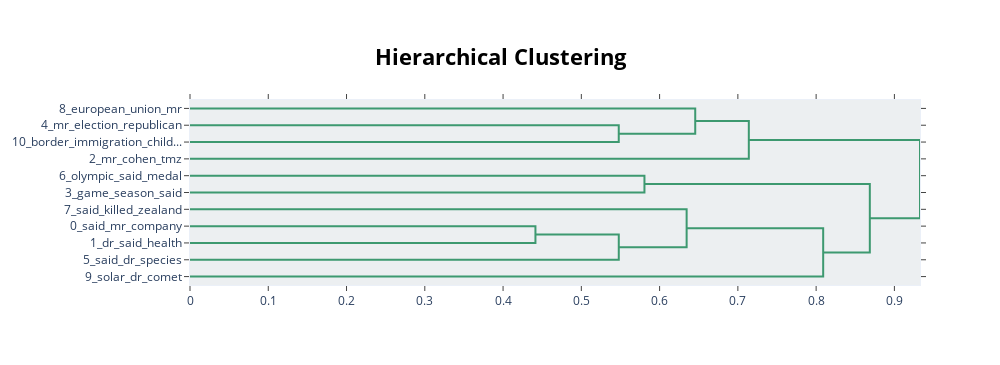

Notebook cell for this chart:
### Code cell
model.visualize_hierarchy()

### Figure 1 — Plotly figure (JSON) as saved in the notebook; plotly's stock layout.template omitted (floating-point values rounded to 4 significant figures)
{"data": [{"hoverinfo": "text", "marker": {"color": "rgb(61,153,112)"}, "mode": "lines", "type": "scatter", "x": [0, 0.5478, 0.5478, 0], "xaxis": "x", "y": [-15, -15, -25, -25], "yaxis": "y"}, {"hoverinfo": "text", "marker": {"color": "rgb(61,153,112)"}, "mode": "lines", "type": "scatter", "x": [0, 0.6455, 0.6455, 0.5478], "xaxis": "x", "y": [-5, -5, -20, -20], "yaxis": "y"}, {"hoverinfo": "text", "marker": {"color": "rgb(61,153,112)"}, "mode": "lines", "type": "scatter", "x": [0.6455, 0.714, 0.714, 0], "xaxis": "x", "y": [-12.5, -12.5, -35, -35], "yaxis": "y"}, {"hoverinfo": "text", "marker": {"color": "rgb(61,153,112)"}, "mode": "lines", "type": "scatter", "x": [0, 0.5806, 0.5806, 0], "xaxis": "x", "y": [-45, -45, -55, -55], "yaxis": "y"}, {"hoverinfo": "text", "marker": {"color": "rgb(61,153,112)"}, "mode": "lines", "type": "scatter", "x": [0, 0.4414, 0.4414, 0], "xaxis": "x", "y": [-75, -75, -85, -85], "yaxis": "y"}, {"hoverinfo": "text", "marker": {"color": "rgb(61,153,112)"}, "mode": "lines", "type": "scatter", "x": [0.4414, 0.5479, 0.5479, 0], "xaxis": "x", "y": [-80, -80, -95, -95], "yaxis": "y"}, {"hoverinfo": "text", "marker": {"color": "rgb(61,153,112)"}, "mode": "lines", "type": "scatter", "x": [0, 0.6345, 0.6345, 0.5479], "xaxis": "x", "y": [-65, -65, -87.5, -87.5], "yaxis": "y"}, {"hoverinfo": "text", "marker": {"color": "rgb(61,153,112)"}, "mode": "lines", "type": "scatter", "x": [0.6345, 0.809, 0.809, 0], "xaxis": "x", "y": [-76.25, -76.25, -105, -105], "yaxis": "y"}, {"hoverinfo": "text", "marker": {"color": "rgb(61,153,112)"}, "mode": "lines", "type": "scatter", "x": [0.5806, 0.8686, 0.8686, 0.809], "xaxis": "x", "y": [-50, -50, -90.62, -90.62], "yaxis": "y"}, {"hoverinfo": "text", "marker": {"color": "rgb(61,153,112)"}, "mode": "lines", "type": "scatter", "x": [0.714, 0.9327, 0.9327, 0.8686], "xaxis": "x", "y": [-23.75, -23.75, -70.31, -70.31], "yaxis": "y"}], "layout": {"autosize": false, "height": 365, "hoverlabel": {"bgcolor": "white", "font": {"family": "Rockwell", "size": 16}}, "hovermode": "closest", "plot_bgcolor": "#ECEFF1", "showlegend": false, "title": {"font": {"color": "Black", "size": 22}, "text": "<b>Hierarchical Clustering</b>", "x": 0.5, "xanchor": "center", "yanchor": "top"}, "width": 1000, "xaxis": {"mirror": "allticks", "rangemode": "tozero", "showgrid": false, "showline": true, "showticklabels": true, "ticks": "outside", "type": "linear", "zeroline": false}, "yaxis": {"mirror": "allticks", "range": [-110, 0], "rangemode": "tozero", "showgrid": false, "showline": true, "showticklabels": true, "tickmode": "array", "ticks": "outside", "ticktext": ["8_european_union_mr", "4_mr_election_republican", "10_border_immigration_child...", "2_mr_cohen_tmz", "6_olympic_said_medal", "3_game_season_said", "7_said_killed_zealand", "0_said_mr_company", "1_dr_said_health", "5_said_dr_species", "9_solar_dr_comet"], "tickvals": [-5, -15, -25, -35, -45, -55, -65, -75, -85, -95, -105], "type": "linear", "zeroline": false}}}
